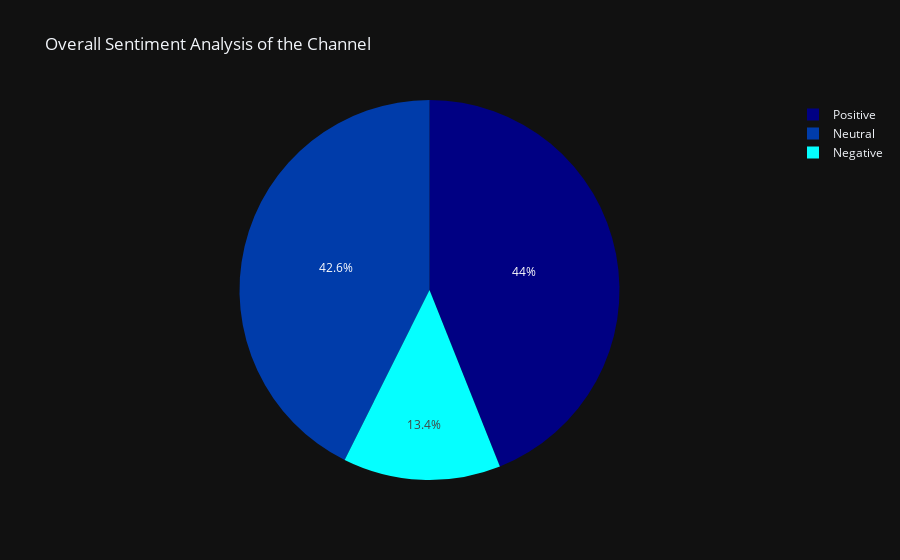

Notebook code cell kept with this figure:
### Markdown cell above
Graph of Overall Sentiment Analysis of the Channel

### Code cell
import plotly.express as px

#Create a new DataFrame for the pie chart
channel_sentiment_data = pd.DataFrame({'Sentiment': ['Positive', 'Negative', 'Neutral'],
                                       'Count': [total_positive_comments, total_negative_comments, total_neutral_comments]})

#Create a pie chart using Plotly Express
fig_channel_sentiment_data = px.pie(channel_sentiment_data, names='Sentiment', values='Count', title='Overall Sentiment Analysis of the Channel',
                                    color_discrete_sequence=px.colors.sequential.Jet,
                                    template='plotly_dark')


#Show the chart
fig_channel_sentiment_data.show()

#Define the HTML file path using the relative path to 'Exploratory Analysis Graphs'
html_file_name = 'Overall_Sentiment_Analysis_of_the_Channel.html'
html_file_path = os.path.join(graphs_dir, html_file_name)

#Save the Plotly figure as an HTML file
fig_channel_sentiment_data.write_html(html_file_path)

print(f'HTML file saved as {html_file_path}')

### Figure 1 — Plotly figure (JSON) as saved in the notebook; plotly's stock layout.template omitted (floating-point values rounded to 4 significant figures)
{"data": [{"domain": {"x": [0, 1], "y": [0, 1]}, "hovertemplate": "Sentiment=%{label}<br>Count=%{value}<extra></extra>", "labels": ["Positive", "Negative", "Neutral"], "legendgroup": "", "name": "", "showlegend": true, "type": "pie", "values": [2685, 819, 2604]}], "layout": {"legend": {"tracegroupgap": 0}, "piecolorway": ["rgb(0,0,131)", "rgb(0,60,170)", "rgb(5,255,255)", "rgb(255,255,0)", "rgb(250,0,0)", "rgb(128,0,0)"], "title": {"text": "Overall Sentiment Analysis of the Channel"}}}
